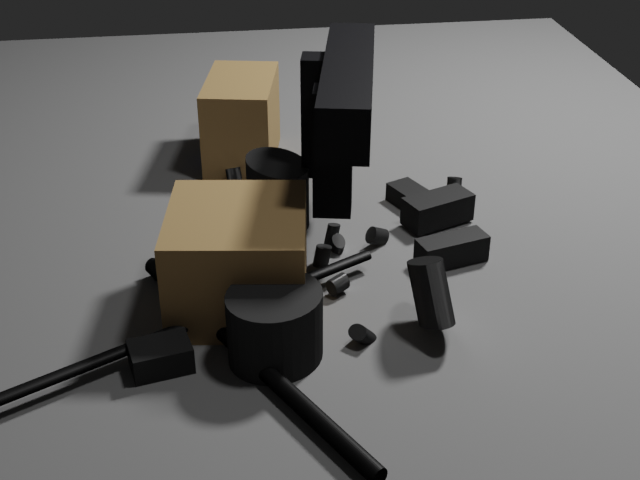
#> input picture data/cogar_sim_500/rgb/000048.png, 640 x 480 px, given as the content of the folder a/cogar_sim_500/raw_blenderproc/pilot_v2_ocid_like/coco_data, which was not available
$ python check_render_quality.py
#> lines starting #> are read from the running program, lines starting #| are printed output that depends on the picture; pictures that were not available may be replaced by others from this repository, and a replacement may not be noted
from pathlib import Path

import numpy as np

from cogar_seg.cv_compat import cv2


IMAGE_ROOT = Path("data/cogar_sim_500/raw_blenderproc/pilot_v2_ocid_like/coco_data")

image_paths = sorted(
    list(IMAGE_ROOT.rglob("*.png")) + list(IMAGE_ROOT.rglob("*.jpg"))
)

print(f"Found {len(image_paths)} images")

bad = []

for path in image_paths:
    img = cv2.imread(str(path), cv2.IMREAD_COLOR)
#> img is the input picture: shape (480, 640, 3); mean B, G, R 103.4, 105.4, 106.5
    if img is None:
        bad.append((path, "unreadable"))
        continue

    gray = cv2.cvtColor(img, cv2.COLOR_BGR2GRAY)
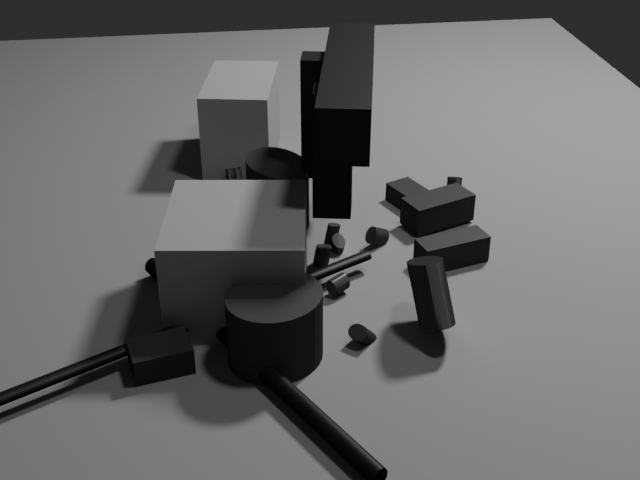
#> gray: shape (480, 640); min 0, max 163, mean 105.5
    mean = float(gray.mean())
#> mean = 105.5
    std = float(gray.std())
#> std = 48.33

    # Heuristic: very dark or almost flat images are suspicious.
    if mean < 20 or std < 8:
        bad.append((path, f"mean={mean:.2f}, std={std:.2f}"))

print("\nSuspicious frames:")
for path, reason in bad:
    print(path, reason)

print(f"\nBad/suspicious count: {len(bad)}")

$ run again, on data/cogar_sim_500/rgb/000229.png
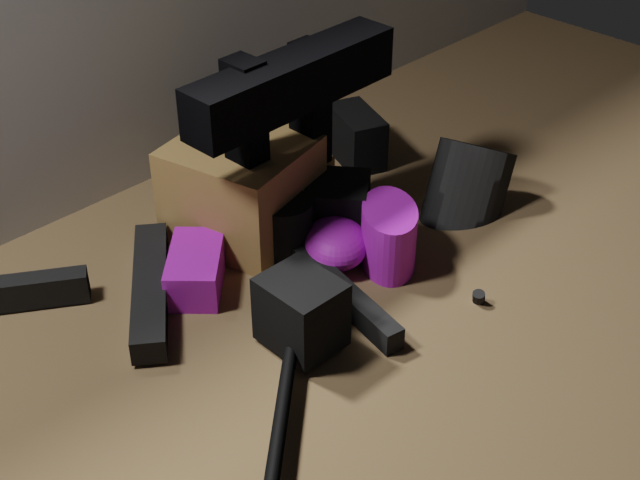
#> input picture data/cogar_sim_500/rgb/000229.png, 640 x 480 px, given as the content of the folder a/cogar_sim_500/raw_blenderproc/pilot_v2_ocid_like/coco_data, which was not available
#> img is the input picture: shape (480, 640, 3); mean B, G, R 82.1, 93.6, 107.1
#> `gray = cv2.cvtColor(img, cv2.COLOR_BGR2GRAY)`:
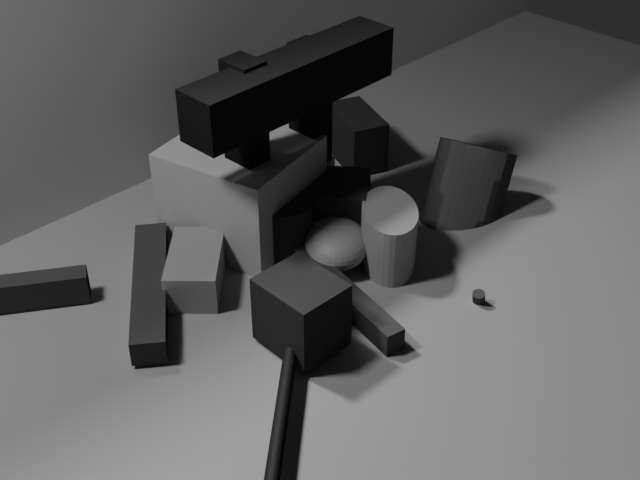
#> gray: shape (480, 640); min 0, max 161, mean 96.3
#> mean = 96.29
#> std = 45.58

$ run again, on data/cogar_sim_500/rgb/000239.png
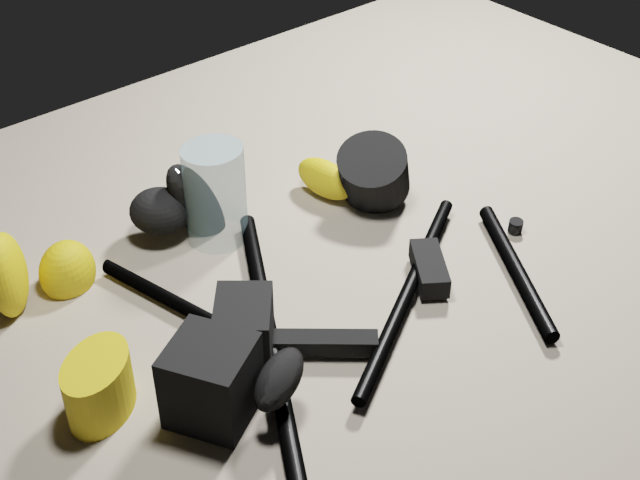
#> input picture data/cogar_sim_500/rgb/000239.png, 640 x 480 px, given as the content of the folder a/cogar_sim_500/raw_blenderproc/pilot_v2_ocid_like/coco_data, which was not available
#> img is the input picture: shape (480, 640, 3); mean B, G, R 157.2, 165.6, 168.7
#> `gray = cv2.cvtColor(img, cv2.COLOR_BGR2GRAY)`:
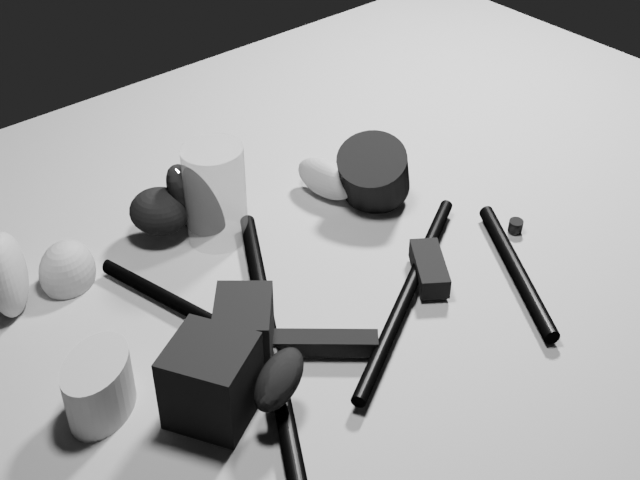
#> gray: shape (480, 640); min 0, max 255, mean 165.6
#> mean = 165.6
#> std = 64.06

$ run again, on data/cogar_sim_500/rgb/000242.png
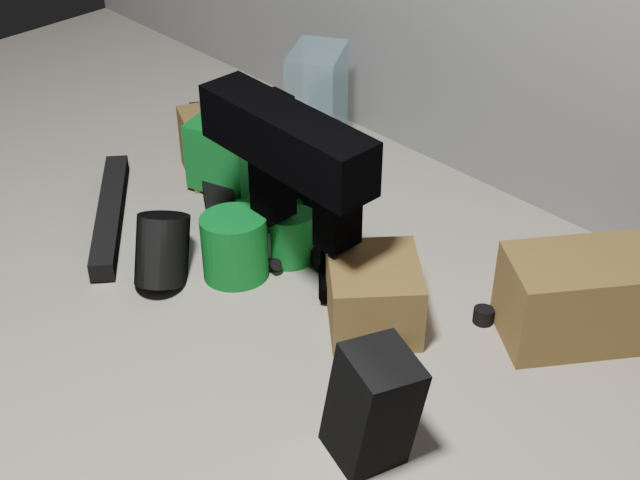
#> input picture data/cogar_sim_500/rgb/000242.png, 640 x 480 px, given as the content of the folder a/cogar_sim_500/raw_blenderproc/pilot_v2_ocid_like/coco_data, which was not available
#> img is the input picture: shape (480, 640, 3); mean B, G, R 141.2, 149.1, 149.4
#> `gray = cv2.cvtColor(img, cv2.COLOR_BGR2GRAY)`:
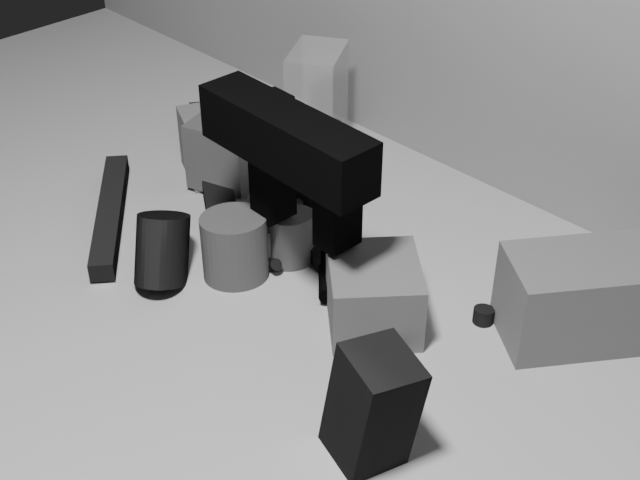
#> gray: shape (480, 640); min 1, max 198, mean 148.3
#> mean = 148.3
#> std = 49.59
